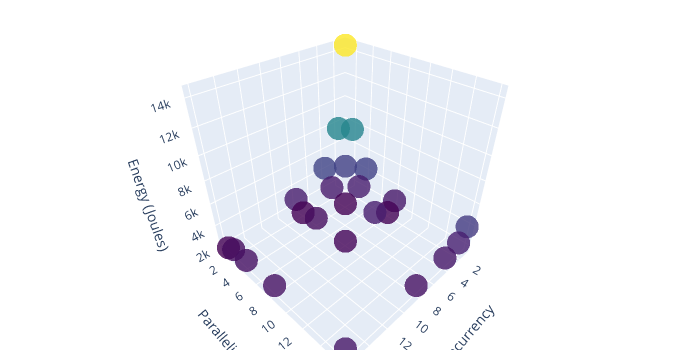

Notebook code for this chart:
### Code cell
fig_energy = go.Figure(data=[go.Scatter3d(
    x=df['concurrency'],
    y=df['parallelism'],
    z=df['energy'],
    mode='markers',
    marker=dict(size=8, color=df['energy'], colorscale='Viridis', opacity=0.8)
)])

fig_energy.update_layout(scene=dict(
                    xaxis_title='Concurrency',
                    yaxis_title='Parallelism',
                    zaxis_title='Energy (Joules)'),
                    width=700,
                    margin=dict(r=20, b=10, l=10, t=10)
                  )
pyo.iplot(fig_energy)

### Figure 1 — Plotly figure (JSON) as saved in the notebook; plotly's stock layout.template omitted (floating-point values rounded to 4 significant figures)
{"data": [{"marker": {"color": [14380.0, 7469.0, 4237.0, 2590.0, 3902.0, 7558.0, 4132.0, 2772.0, 1793.0, 2860.0, 4308.0, 2657.0, 1789.0, 2796.0, 2512.0, 2741.0, 1774.0, 2175.0, 1884.0, 2352.0, 1779.0, 2164.0, 2269.0, 2351.0, 2522.0], "colorscale": [[0, "#440154"], [0.1111, "#482878"], [0.2222, "#3e4989"], [0.3333, "#31688e"], [0.4444, "#26828e"], [0.5556, "#1f9e89"], [0.6667, "#35b779"], [0.7778, "#6ece58"], [0.8889, "#b5de2b"], [1, "#fde725"]], "opacity": 0.8, "size": 8}, "mode": "markers", "type": "scatter3d", "x": [1, 1, 1, 1, 1, 2, 2, 2, 2, 2, 4, 4, 4, 4, 4, 8, 8, 8, 8, 8, 16, 16, 16, 16, 16], "y": [1, 2, 4, 8, 16, 1, 2, 4, 8, 16, 1, 2, 4, 8, 16, 1, 2, 4, 8, 16, 1, 2, 4, 8, 16], "z": [14380.0, 7469.0, 4237.0, 2590.0, 3902.0, 7558.0, 4132.0, 2772.0, 1793.0, 2860.0, 4308.0, 2657.0, 1789.0, 2796.0, 2512.0, 2741.0, 1774.0, 2175.0, 1884.0, 2352.0, 1779.0, 2164.0, 2269.0, 2351.0, 2522.0]}], "layout": {"height": 360, "margin": {"b": 10, "l": 10, "r": 20, "t": 10}, "scene": {"aspectmode": "auto", "aspectratio": {"x": 1, "y": 1, "z": 1}, "camera": {"center": {"x": 0, "y": 0, "z": 0}, "eye": {"x": 1.192, "y": 1.192, "z": 1.192}, "projection": {"type": "perspective"}, "up": {"x": 0, "y": 0, "z": 1}}, "xaxis": {"title": {"text": "Concurrency"}, "type": "linear"}, "yaxis": {"title": {"text": "Parallelism"}, "type": "linear"}, "zaxis": {"title": {"text": "Energy (Joules)"}, "type": "linear"}}, "width": 700}}
